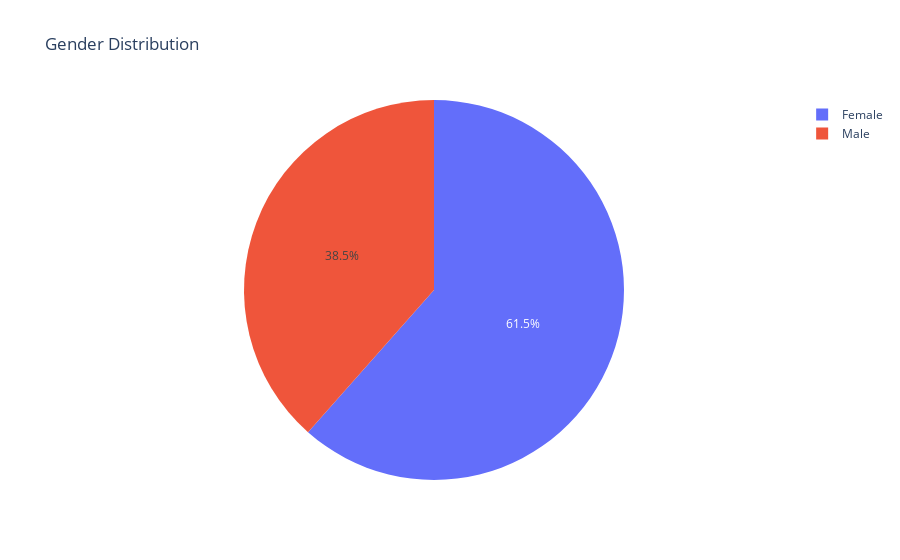

Write notebook code for a chart like this one.
### Code cell
import plotly.express as px

# Data for the pie chart
gender = ['Female', 'Male']
counts = [80, 50]

df = pd.DataFrame({'gender': gender, 'counts': counts}) # Create a DataFrame
fig = px.pie(df, names='gender', values='counts', title='Gender Distribution') # Create a pie chart
fig.show() # Show the plot

### Figure 1 — Plotly figure (JSON) as saved in the notebook; plotly's stock layout.template omitted (floating-point values rounded to 4 significant figures)
{"data": [{"domain": {"x": [0, 1], "y": [0, 1]}, "hovertemplate": "gender=%{label}<br>counts=%{value}<extra></extra>", "labels": ["Female", "Male"], "legendgroup": "", "name": "", "showlegend": true, "type": "pie", "values": [80, 50]}], "layout": {"legend": {"tracegroupgap": 0}, "title": {"text": "Gender Distribution"}}}
